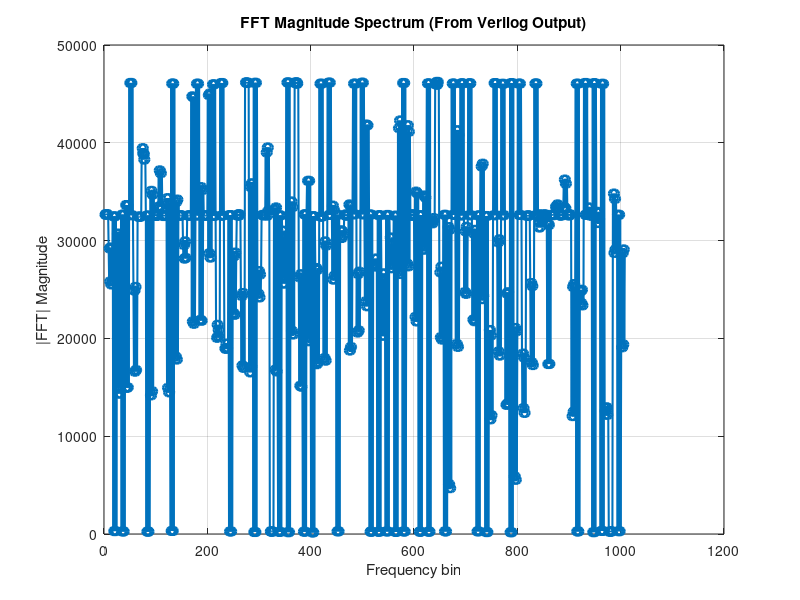

Here is the MATLAB script that generated this plot:
clc;
clear;
close all;

%% Read FFT output from files (from Verilog)
FFTI = load('fft_real_out.txt');
FFTQ = load('fft_imag_out.txt');

% Form complex FFT output
FFT_out = FFTI + 1i * FFTQ;

%% Plot magnitude of FFT output as requested
figure;
plot(abs(FFT_out), '-o','LineWidth',1.5);
grid on;
xlabel('Frequency bin');
ylabel('|FFT| Magnitude');
title('FFT Magnitude Spectrum (From Verilog Output)');
